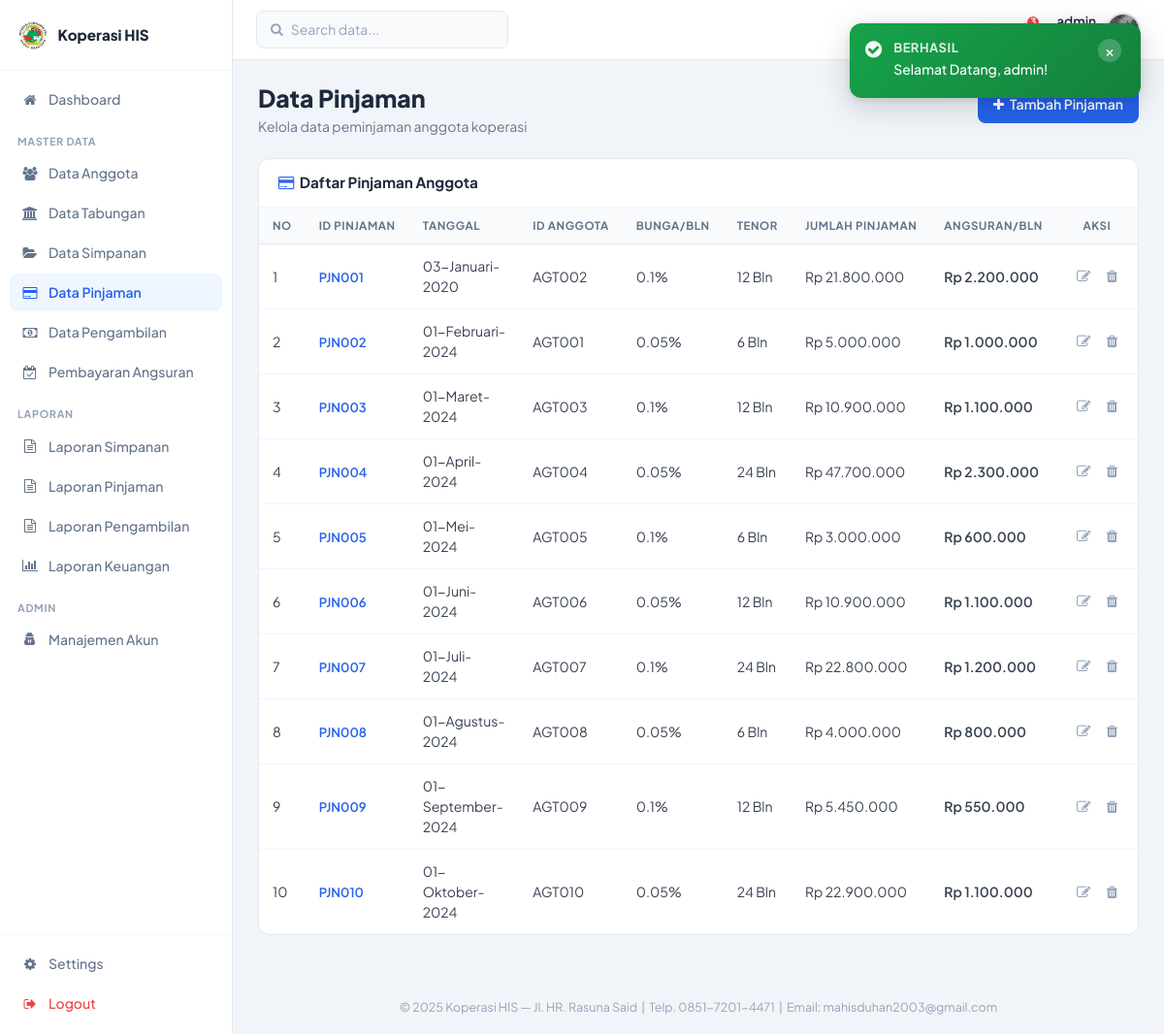
The app's page /admin/datapinjaman.php (signed in) with its own data.
### tables this page shows
CREATE TABLE `tbl_pinjaman` (
  `id_pinjaman` varchar(6) NOT NULL,
  `tgl_pinjaman` date NOT NULL,
  `id_anggota` varchar(6) NOT NULL,
  `bunga_perbulan` float NOT NULL,
  `lama_cicilan` int NOT NULL,
  `jumlah_pinjaman` int NOT NULL,
  `angsuran` int NOT NULL
);

### admin/datapinjaman.php (the view)
<?php
	include ("style/header.php");
	include ("style/sidebar.php");
	function tgl_indo($tanggal){
		$bulan = array(
			1 => 'Januari',
			'Februari',
			'Maret',
			'April',
			'Mei',
			'Juni',
			'Juli',
			'Agustus',
			'September',
			'Oktober',
			'November',
			'Desember',);
		$pecahkan = explode('-', $tanggal);
		return $pecahkan[2] . '-' . $bulan[(int)$pecahkan[1]] . '-' . $pecahkan[0];
	}
?>
<div class="sk-header-row">
  <div>
    <h1 class="sk-page-title">Data Pinjaman</h1>
    <p class="sk-page-subtitle">Kelola data peminjaman anggota koperasi</p>
  </div>
  <div class="sk-page-actions">
    <a href="tambahpinjaman.php" class="sk-btn sk-btn-primary"><i class="fa fa-plus"></i> Tambah Pinjaman</a>
  </div>
</div>
<div class="sk-card">
  <div class="sk-card-header">
    <h5 class="sk-card-title"><i class="fa fa-credit-card" style="color:#2563EB"></i>&nbsp; Daftar Pinjaman Anggota</h5>
  </div>
  <div class="sk-table-wrap">
    <table class="sk-table">
      <thead>
        <tr>
          <th>No</th>
          <th>ID Pinjaman</th>
          <th>Tanggal</th>
          <th>ID Anggota</th>
          <th>Bunga/Bln</th>
          <th>Tenor</th>
          <th>Jumlah Pinjaman</th>
          <th>Angsuran/Bln</th>
          <th style="text-align:center;">Aksi</th>
        </tr>
      </thead>
      <tbody>
        <?php
        $no = 1;
        include ("../config/koneksi.php");
        $sql = mysqli_query($konek, "SELECT * FROM tbl_pinjaman");
        while ($data = mysqli_fetch_array($sql)){
        ?>
        <tr>
          <td><?php echo $no++; ?></td>
          <td><span class="sk-id-link"><?php echo $data['id_pinjaman']; ?></span></td>
          <td><?php echo tgl_indo($data['tgl_pinjaman']); ?></td>
          <td><?php echo $data['id_anggota']; ?></td>
          <td><?php echo $data['bunga_perbulan']; ?>%</td>
          <td><?php echo $data['lama_cicilan']; ?> Bln</td>
          <td><?php echo 'Rp '.number_format($data['jumlah_pinjaman'],0,',','.'); ?></td>
          <td class="amt-blue"><?php echo 'Rp '.number_format($data['angsuran'],0,',','.'); ?></td>
          <td style="text-align:center;white-space:nowrap;">
            <a href="editpinjaman.php?kd=<?php echo $data['id_pinjaman']; ?>" class="sk-btn-icon-act" title="Edit"><i class="fa fa-edit"></i></a>
            <a href="hapuspinjaman.php?kd=<?php echo $data['id_pinjaman']; ?>" class="sk-btn-icon-act danger" title="Hapus" onclick="return confirm('Yakin hapus pinjaman ini?')"><i class="fa fa-trash"></i></a>
          </td>
        </tr>
        <?php } ?>
      </tbody>
    </table>
  </div>
</div>
<?php include ("style/footer.php"); ?>

### assets/css/sekretaris-theme.css (style rules this page uses)
html { font-size: 16px; }
*, *::before, *::after { box-sizing: border-box; margin: 0; padding: 0; }
body.sk-body { font-family: 'Plus Jakarta Sans', 'Segoe UI', sans-serif; background: #F1F5F9; font-size: 15px; color: #1E293B; min-height: 100vh; line-height: 1.5; }
.sk-header-row { display: flex; align-items: flex-start; justify-content: space-between; margin-bottom: 22px; gap: 16px; }
.sk-page-title { font-size: 1.55rem; font-weight: 800; color: #1E293B; margin: 0 0 5px 0; }
.sk-page-subtitle { font-size: 0.875rem; color: #64748B; margin: 0; }
.sk-page-actions { display: flex; gap: 8px; flex-shrink: 0; align-items: center; }
.sk-card { background: white; border-radius: 12px; border: 1px solid #E2E8F0; margin-bottom: 20px; }
.sk-card-header { display: flex; align-items: center; justify-content: space-between; padding: 16px 20px; border-bottom: 1px solid #F1F5F9; }
.sk-card-title { font-size: 0.95rem; font-weight: 700; color: #1E293B; margin: 0; }
.sk-table-wrap { overflow-x: auto; }
.sk-table { width: 100%; border-collapse: collapse; font-size: 0.875rem; }
.sk-table thead th { background: #F8FAFC; color: #64748B; font-size: 0.72rem; font-weight: 700; text-transform: uppercase; letter-spacing: 0.05em; padding: 10px 14px; border-bottom: 1px solid #E2E8F0; white-space: nowrap; }
.sk-table tbody tr { border-bottom: 1px solid #F1F5F9; transition: background 0.1s; }
.sk-table tbody td { padding: 12px 14px; color: #374151; vertical-align: middle; }
.sk-table tbody tr:last-child { border-bottom: none; }
.sk-id-link { color: #2563EB; font-weight: 600; text-decoration: none; font-size: 0.82rem; }
.sk-btn { display: inline-flex; align-items: center; gap: 6px; padding: 9px 16px; border-radius: 8px; font-size: 0.875rem; font-weight: 600; cursor: pointer; border: none; transition: all 0.15s; text-decoration: none; font-family: inherit; white-space: nowrap; }
.sk-btn-primary { background: #2563EB; color: white; }
.sk-btn-icon-act { background: none; border: none; cursor: pointer; color: #94A3B8; padding: 5px 7px; border-radius: 6px; font-size: 0.9rem; transition: all 0.12s; }
.amt-blue { color: #2563EB; font-weight: 600; }

### records on screen
tbl_pinjaman: id_pinjaman "PJN001", tgl_pinjaman "03-Januari-2020", id_anggota "AGT002", bunga_perbulan "0.1", lama_cicilan "12", jumlah_pinjaman "21.800.000", angsuran "2.200.000"
tbl_pinjaman: id_pinjaman "PJN002", tgl_pinjaman "01-Februari-2024", id_anggota "AGT001", bunga_perbulan "0.05", lama_cicilan "6", jumlah_pinjaman "5.000.000", angsuran "1.000.000"
tbl_pinjaman: id_pinjaman "PJN003", tgl_pinjaman "01-Maret-2024", id_anggota "AGT003", bunga_perbulan "0.1", lama_cicilan "12", jumlah_pinjaman "10.900.000", angsuran "1.100.000"
tbl_pinjaman: id_pinjaman "PJN004", tgl_pinjaman "01-April-2024", id_anggota "AGT004", bunga_perbulan "0.05", lama_cicilan "24", jumlah_pinjaman "47.700.000", angsuran "2.300.000"
tbl_pinjaman: id_pinjaman "PJN005", tgl_pinjaman "01-Mei-2024", id_anggota "AGT005", bunga_perbulan "0.1", lama_cicilan "6", jumlah_pinjaman "3.000.000", angsuran "600.000"
tbl_pinjaman: id_pinjaman "PJN006", tgl_pinjaman "01-Juni-2024", id_anggota "AGT006", bunga_perbulan "0.05", lama_cicilan "12", jumlah_pinjaman "10.900.000", angsuran "1.100.000"
tbl_pinjaman: id_pinjaman "PJN007", tgl_pinjaman "01-Juli-2024", id_anggota "AGT007", bunga_perbulan "0.1", lama_cicilan "24", jumlah_pinjaman "22.800.000", angsuran "1.200.000"
tbl_pinjaman: id_pinjaman "PJN008", tgl_pinjaman "01-Agustus-2024", id_anggota "AGT008", bunga_perbulan "0.05", lama_cicilan "6", jumlah_pinjaman "4.000.000", angsuran "800.000"
tbl_pinjaman: id_pinjaman "PJN009", tgl_pinjaman "01-September-2024", id_anggota "AGT009", bunga_perbulan "0.1", lama_cicilan "12", jumlah_pinjaman "5.450.000", angsuran "550.000"
tbl_pinjaman: id_pinjaman "PJN010", tgl_pinjaman "01-Oktober-2024", id_anggota "AGT010", bunga_perbulan "0.05", lama_cicilan "24", jumlah_pinjaman "22.900.000", angsuran "1.100.000"

### other values on screen
$sk_settings['nama_koperasi'] "Koperasi HIS"
$label "Dashboard Data Anggota Data Tabungan Data Simpanan Data Pinjaman Data Pengambilan Pembayaran Angsuran Laporan Simpanan Laporan Pinjaman Laporan Pengambilan Laporan Keuangan Manajemen Akun"
$notif_count "3"
$_SESSION['username'] "admin"
$f['msg'] "Selamat Datang, admin!"
